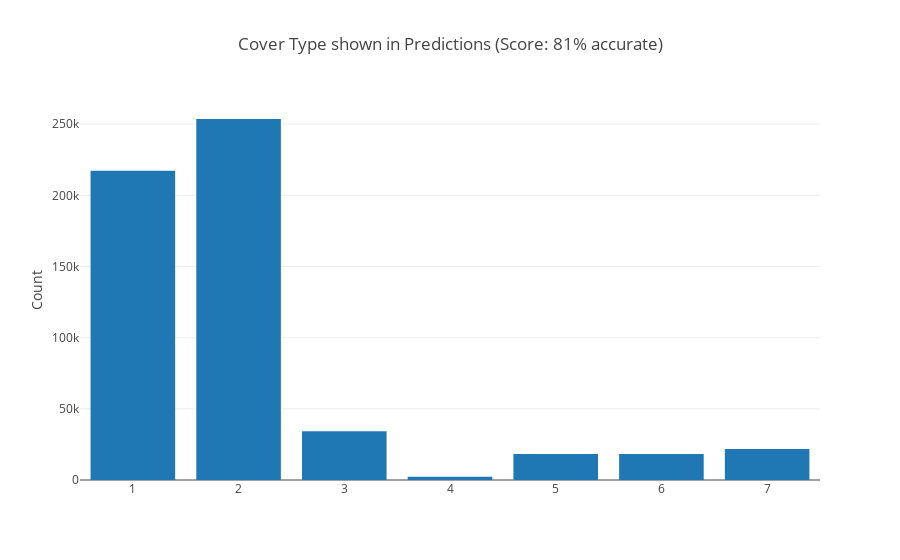

The notebook cell saved with this chart:
### Markdown cell above
### Predictions

### Code cell
vc = predictions["Cover_Type"].value_counts()

trace = go.Bar(
    x=vc.index,
    y=vc.values,
)

layout = go.Layout(
    title   = "Cover Type shown in Predictions (Score: 81% accurate)",
    yaxis   = dict(title = "Count")
)

fig = go.Figure(data=[trace], layout=layout)
iplot(fig);

### Figure 1 — Plotly figure (JSON) as saved in the notebook; plotly's stock layout.template omitted (floating-point values rounded to 4 significant figures)
{"data": [{"type": "bar", "x": [2, 1, 3, 7, 6, 5, 4], "y": [253621, 217307, 34269, 21782, 18303, 18279, 2331]}], "layout": {"title": "Cover Type shown in Predictions (Score: 81% accurate)", "yaxis": {"title": "Count"}}}
